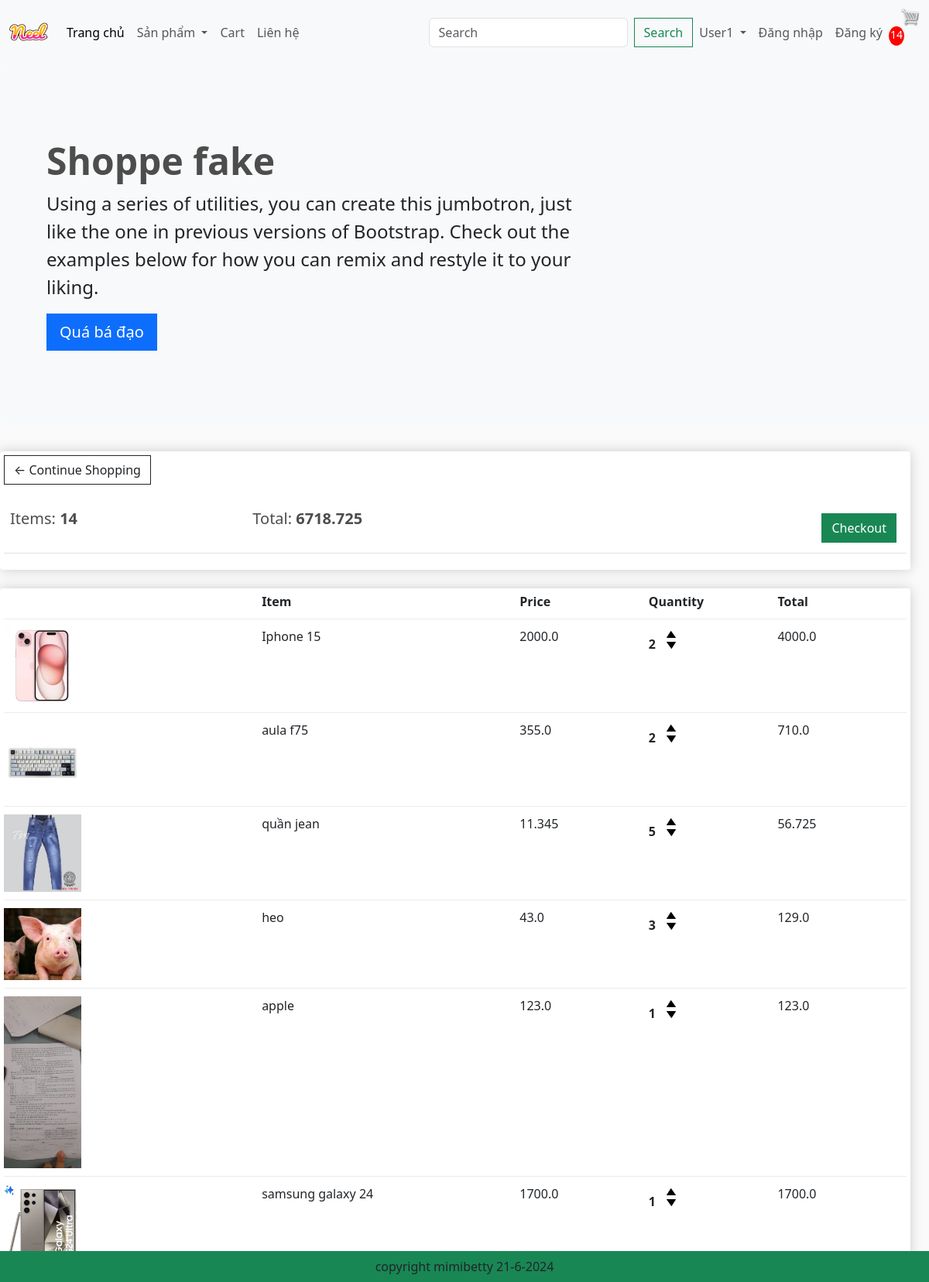
The app's page /cart/ (signed in) with its own data.
### app/models.py (models this page shows, shortened)
class Order(models.Model):
    customer = models.ForeignKey(Customer, on_delete=models.SET_NULL, null=True, blank=True)
    date_ordered = models.DateTimeField(auto_now_add=True)
    complete = models.BooleanField(default=False, null=True, blank=False)
    transaction_id = models.CharField(max_length=200, null=True)
    @property
    def get_cart_items(self):
        orderitems = self.orderitem_set.all()
        total = sum([item.quantity for item in orderitems])
        return total
    @property
    def get_cart_total(self):
        orderitems = self.orderitem_set.all()
        total = sum([item.get_total for item in orderitems])
        return total

class OrderItem(models.Model):
    product = models.ForeignKey(Product, on_delete=models.SET_NULL, null=True)
    order = models.ForeignKey(Order, on_delete=models.SET_NULL, null=True)
    quantity = models.IntegerField(default=0, null=True, blank=True)
    date_added = models.DateTimeField(auto_now_add=True)
    @property
    def get_total(self):
        total = self.product.price * self.quantity
        return total

class Product(models.Model):
    name = models.CharField(max_length=200, null=True)
    price = models.FloatField()
    digital = models.BooleanField(default=False, null=True, blank=False)
    image = models.ImageField(null=True, blank=True)
    @property
    def imageURL(self):
        try:
            url = self.image.url
        except:
            url = ''
        return url

### app/views.py (the view)
# urls.py: path('cart/', views.cart, name="cart"),
def cart(request):
    if (request.user.is_authenticated):
        customer = request.user.customer
        order, created = Order.objects.get_or_create(customer=customer, complete=False)
        items = order.orderitem_set.all()
        cartItems = order.get_cart_items
    else :
        items = []
        order = {'get_cart_total':0, 'get_cart_items':0}
        cartItems = order['get_cart_items']
    context = {'items': items, 'order': order, 'cartItems': cartItems}
    return render(request, 'app/cart.html', context)

### app/templates/app/cart.html
{% extends 'app/base.html' %}
{% load static %}
{% block cart_content %}
<div class="row" style = "width : 100%">
	<div class="col-lg-12">
		<div class="box-element">
			<a  class="btn btn-outline-dark" href="{% url  'home' %}">&#x2190; Continue Shopping</a>
			<br>
			<br>
			<table class="table">
				<tr>
					<th><h5>Items: <strong>{{order.get_cart_items}}</strong></h5></th>
					<th><h5>Total:<strong> {{order.get_cart_total}}</strong></h5></th>
					<th>
						<a  style="float:right; margin:5px;" class="btn btn-success" href="{% url 'checkout' %}">Checkout</a>
					</th>
				</tr>
			</table>
		</div>
		<br>
		<div class="box-element">
			<div class="cart-row">
				<div style="flex:2"></div>
				<div style="flex:2"><strong>Item</strong></div>
				<div style="flex:1"><strong>Price</strong></div>
				<div style="flex:1"><strong>Quantity</strong></div>
				<div style="flex:1"><strong>Total</strong></div>
			</div>
			{% for item in items %}
			<div class="cart-row">
				<div style="flex:2"><img class="row-image" src="{{item.product.imageURL}}"></div>
				<div style="flex:2"><p>{{item.product.name}}</p></div>
				<div style="flex:1"><p>{{item.product.price}}</p></div>
				<div style="flex:1">
					<p class="quantity">{{item.quantity}}</p>
					<div class="quantity">
						<img data-product = {{item.product.id}} data-action = 'add' class="chg-quantity update-cart" src="{% static  'app/images/arrow-up.png' %}">
						<img data-product = {{item.product.id}} data-action = 'remove' class="chg-quantity update-cart" src="{% static  'app/images/arrow-down.png' %}">
					</div>
				</div>
				<div style="flex:1"><p>{{item.get_total}}</p></div>
			</div>
			{% endfor %}
		</div>
	</div>
</div>
{% endblock cart_content %}

### app/static/app/css/main.css (style rules this page uses)
body { background-color: hsl(0, 0%, 98%); }
h1,h2,h3,h4,h5,h6 { color:hsl(0, 0%, 30%); }
.box-element { box-shadow:hsl(0, 0%, 80%) 0 0 16px; background-color: #fff; border-radius: 4px; padding: 5px; }
.col-lg-3, .col-lg-4, .col-lg-6, .col-lg-8, .col-lg-12 { margin-top: 10px; }
.btn { border-radius: 0; }
.row-image { width: 100px; }
.cart-row { display: flex; align-items: flex-stretch; padding-bottom: 10px; margin-bottom: 10px; border-bottom: 1px solid #ececec; }
.quantity { display: inline-block; font-weight: 700; padding-right:10px; }
.chg-quantity { width: 12px; cursor: pointer; display: block; margin-top: 5px; transition:.1s; }

### records on screen
Order: get_cart_items "14", get_cart_total "6718.725"
OrderItem: product.imageURL (picture), product.name "Iphone 15", product.price "2000.0", quantity "2", get_total "4000.0"
OrderItem: product.imageURL (picture), product.name "aula f75", product.price "355.0", quantity "2", get_total "710.0"
OrderItem: product.imageURL (picture), product.name "quần jean", product.price "11.345", quantity "5", get_total "56.725"
OrderItem: product.imageURL (picture), product.name "heo", product.price "43.0", quantity "3", get_total "129.0"
OrderItem: product.imageURL (picture), product.name "apple", product.price "123.0", quantity "1", get_total "123.0"
OrderItem: product.imageURL (picture), product.name "samsung galaxy 24", product.price "1700.0", quantity "1", get_total "1700.0"

### other values on screen
{{ cartItems }} "14"
